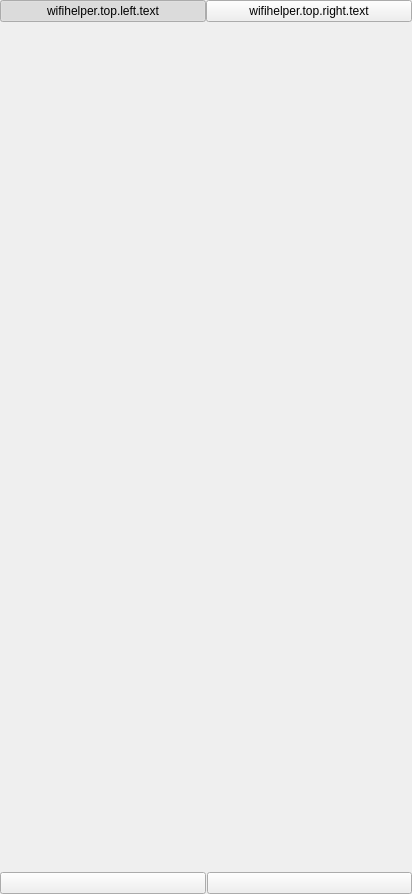
<?xml version="1.0" encoding="UTF-8"?>
<ui version="4.0">
 <class>PLSUSBWiFiHelpView</class>
 <widget class="QWidget" name="PLSUSBWiFiHelpView">
  <property name="geometry">
   <rect>
    <x>0</x>
    <y>0</y>
    <width>412</width>
    <height>894</height>
   </rect>
  </property>
  <property name="baseSize">
   <size>
    <width>300</width>
    <height>817</height>
   </size>
  </property>
  <property name="palette">
   <palette>
    <active/>
    <inactive/>
    <disabled/>
   </palette>
  </property>
  <layout class="QVBoxLayout" name="verticalLayout" stretch="0,0,0">
   <property name="spacing">
    <number>0</number>
   </property>
   <property name="sizeConstraint">
    <enum>QLayout::SetNoConstraint</enum>
   </property>
   <property name="leftMargin">
    <number>0</number>
   </property>
   <property name="topMargin">
    <number>0</number>
   </property>
   <property name="rightMargin">
    <number>0</number>
   </property>
   <property name="bottomMargin">
    <number>0</number>
   </property>
   <item>
    <layout class="QHBoxLayout" name="horizontalLayout_7">
     <property name="spacing">
      <number>0</number>
     </property>
     <property name="sizeConstraint">
      <enum>QLayout::SetNoConstraint</enum>
     </property>
     <property name="bottomMargin">
      <number>1</number>
     </property>
     <item>
      <widget class="QPushButton" name="topLeftBtn">
       <property name="sizePolicy">
        <sizepolicy hsizetype="Preferred" vsizetype="Fixed">
         <horstretch>0</horstretch>
         <verstretch>0</verstretch>
        </sizepolicy>
       </property>
       <property name="autoFillBackground">
        <bool>false</bool>
       </property>
       <property name="text">
        <string notr="true">wifihelper.top.left.text</string>
       </property>
       <property name="checkable">
        <bool>true</bool>
       </property>
       <property name="checked">
        <bool>true</bool>
       </property>
       <property name="autoExclusive">
        <bool>true</bool>
       </property>
       <property name="flat">
        <bool>false</bool>
       </property>
      </widget>
     </item>
     <item>
      <widget class="QPushButton" name="topRightBtn">
       <property name="sizePolicy">
        <sizepolicy hsizetype="Preferred" vsizetype="Fixed">
         <horstretch>0</horstretch>
         <verstretch>0</verstretch>
        </sizepolicy>
       </property>
       <property name="text">
        <string notr="true">wifihelper.top.right.text</string>
       </property>
       <property name="checkable">
        <bool>true</bool>
       </property>
       <property name="autoExclusive">
        <bool>true</bool>
       </property>
       <property name="flat">
        <bool>false</bool>
       </property>
      </widget>
     </item>
    </layout>
   </item>
   <item>
    <widget class="QStackedWidget" name="stackedWidget">
     <property name="sizePolicy">
      <sizepolicy hsizetype="Preferred" vsizetype="Expanding">
       <horstretch>0</horstretch>
       <verstretch>0</verstretch>
      </sizepolicy>
     </property>
     <property name="currentIndex">
      <number>1</number>
     </property>
     <widget class="QWidget" name="page">
      <property name="sizePolicy">
       <sizepolicy hsizetype="Preferred" vsizetype="Expanding">
        <horstretch>0</horstretch>
        <verstretch>0</verstretch>
       </sizepolicy>
      </property>
      <layout class="QVBoxLayout" name="verticalLayout_2">
       <property name="spacing">
        <number>0</number>
       </property>
       <property name="sizeConstraint">
        <enum>QLayout::SetNoConstraint</enum>
       </property>
       <property name="leftMargin">
        <number>0</number>
       </property>
       <property name="topMargin">
        <number>0</number>
       </property>
       <property name="rightMargin">
        <number>0</number>
       </property>
       <property name="bottomMargin">
        <number>0</number>
       </property>
       <item>
        <widget class="PLSWiFiStackView" name="wifiStackView">
         <property name="frameShape">
          <enum>QFrame::NoFrame</enum>
         </property>
         <property name="frameShadow">
          <enum>QFrame::Raised</enum>
         </property>
        </widget>
       </item>
      </layout>
     </widget>
     <widget class="QWidget" name="page_2">
      <property name="sizePolicy">
       <sizepolicy hsizetype="Preferred" vsizetype="Expanding">
        <horstretch>0</horstretch>
        <verstretch>0</verstretch>
       </sizepolicy>
      </property>
      <layout class="QVBoxLayout" name="verticalLayout_3">
       <property name="spacing">
        <number>0</number>
       </property>
       <property name="sizeConstraint">
        <enum>QLayout::SetNoConstraint</enum>
       </property>
       <property name="leftMargin">
        <number>0</number>
       </property>
       <property name="topMargin">
        <number>0</number>
       </property>
       <property name="rightMargin">
        <number>0</number>
       </property>
       <property name="bottomMargin">
        <number>0</number>
       </property>
       <item>
        <widget class="PLSUSBStackView" name="usbStackView">
         <property name="frameShape">
          <enum>QFrame::NoFrame</enum>
         </property>
         <property name="frameShadow">
          <enum>QFrame::Raised</enum>
         </property>
        </widget>
       </item>
      </layout>
     </widget>
    </widget>
   </item>
   <item>
    <layout class="QHBoxLayout" name="horizontalLayout_6">
     <property name="spacing">
      <number>1</number>
     </property>
     <property name="sizeConstraint">
      <enum>QLayout::SetNoConstraint</enum>
     </property>
     <property name="topMargin">
      <number>1</number>
     </property>
     <item>
      <widget class="QPushButton" name="googleBtn">
       <property name="sizePolicy">
        <sizepolicy hsizetype="Preferred" vsizetype="Fixed">
         <horstretch>0</horstretch>
         <verstretch>0</verstretch>
        </sizepolicy>
       </property>
       <property name="text">
        <string/>
       </property>
      </widget>
     </item>
     <item>
      <widget class="QPushButton" name="appleBtn">
       <property name="sizePolicy">
        <sizepolicy hsizetype="Preferred" vsizetype="Fixed">
         <horstretch>0</horstretch>
         <verstretch>0</verstretch>
        </sizepolicy>
       </property>
       <property name="text">
        <string/>
       </property>
      </widget>
     </item>
    </layout>
   </item>
  </layout>
 </widget>
 <customwidgets>
  <customwidget>
   <class>PLSWiFiStackView</class>
   <extends>QFrame</extends>
   <header>plswifistackview.h</header>
   <container>1</container>
  </customwidget>
  <customwidget>
   <class>PLSUSBStackView</class>
   <extends>QFrame</extends>
   <header>plsusbstackview.h</header>
   <container>1</container>
  </customwidget>
 </customwidgets>
 <resources/>
 <connections/>
</ui>
